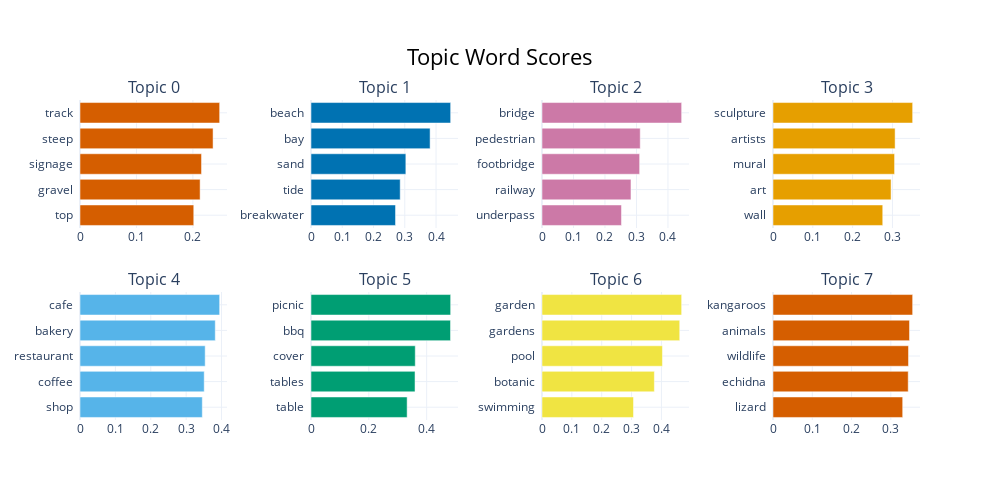

Write notebook code for a chart like this one.
### Code cell
topic_model.visualize_barchart()

### Figure 1 — Plotly figure (JSON) as saved in the notebook; plotly's stock layout.template omitted (floating-point values rounded to 4 significant figures)
{"data": [{"marker": {"color": "#D55E00"}, "orientation": "h", "type": "bar", "x": [0.2015, 0.2128, 0.2153, 0.2358, 0.2474], "xaxis": "x", "y": ["top  ", "gravel  ", "signage  ", "steep  ", "track  "], "yaxis": "y"}, {"marker": {"color": "#0072B2"}, "orientation": "h", "type": "bar", "x": [0.2703, 0.2853, 0.3034, 0.3809, 0.4467], "xaxis": "x2", "y": ["breakwater  ", "tide  ", "sand  ", "bay  ", "beach  "], "yaxis": "y2"}, {"marker": {"color": "#CC79A7"}, "orientation": "h", "type": "bar", "x": [0.2524, 0.2825, 0.3101, 0.312, 0.4435], "xaxis": "x3", "y": ["underpass  ", "railway  ", "footbridge  ", "pedestrian  ", "bridge  "], "yaxis": "y3"}, {"marker": {"color": "#E69F00"}, "orientation": "h", "type": "bar", "x": [0.2757, 0.2965, 0.3054, 0.3067, 0.3508], "xaxis": "x4", "y": ["wall  ", "art  ", "mural  ", "artists  ", "sculpture  "], "yaxis": "y4"}, {"marker": {"color": "#56B4E9"}, "orientation": "h", "type": "bar", "x": [0.3457, 0.3511, 0.3538, 0.3823, 0.3947], "xaxis": "x5", "y": ["shop  ", "coffee  ", "restaurant  ", "bakery  ", "cafe  "], "yaxis": "y5"}, {"marker": {"color": "#009E73"}, "orientation": "h", "type": "bar", "x": [0.3325, 0.3597, 0.3605, 0.4824, 0.4829], "xaxis": "x6", "y": ["table  ", "tables  ", "cover  ", "bbq  ", "picnic  "], "yaxis": "y6"}, {"marker": {"color": "#F0E442"}, "orientation": "h", "type": "bar", "x": [0.3065, 0.3764, 0.4035, 0.4613, 0.4678], "xaxis": "x7", "y": ["swimming  ", "botanic  ", "pool  ", "gardens  ", "garden  "], "yaxis": "y7"}, {"marker": {"color": "#D55E00"}, "orientation": "h", "type": "bar", "x": [0.3302, 0.3443, 0.345, 0.3476, 0.3556], "xaxis": "x8", "y": ["lizard  ", "echidna  ", "wildlife  ", "animals  ", "kangaroos  "], "yaxis": "y8"}], "layout": {"annotations": [{"font": {"size": 16}, "showarrow": false, "text": "Topic 0", "x": 0.0875, "xanchor": "center", "xref": "paper", "y": 1, "yanchor": "bottom", "yref": "paper"}, {"font": {"size": 16}, "showarrow": false, "text": "Topic 1", "x": 0.3625, "xanchor": "center", "xref": "paper", "y": 1, "yanchor": "bottom", "yref": "paper"}, {"font": {"size": 16}, "showarrow": false, "text": "Topic 2", "x": 0.6375, "xanchor": "center", "xref": "paper", "y": 1, "yanchor": "bottom", "yref": "paper"}, {"font": {"size": 16}, "showarrow": false, "text": "Topic 3", "x": 0.9125, "xanchor": "center", "xref": "paper", "y": 1, "yanchor": "bottom", "yref": "paper"}, {"font": {"size": 16}, "showarrow": false, "text": "Topic 4", "x": 0.0875, "xanchor": "center", "xref": "paper", "y": 0.4, "yanchor": "bottom", "yref": "paper"}, {"font": {"size": 16}, "showarrow": false, "text": "Topic 5", "x": 0.3625, "xanchor": "center", "xref": "paper", "y": 0.4, "yanchor": "bottom", "yref": "paper"}, {"font": {"size": 16}, "showarrow": false, "text": "Topic 6", "x": 0.6375, "xanchor": "center", "xref": "paper", "y": 0.4, "yanchor": "bottom", "yref": "paper"}, {"font": {"size": 16}, "showarrow": false, "text": "Topic 7", "x": 0.9125, "xanchor": "center", "xref": "paper", "y": 0.4, "yanchor": "bottom", "yref": "paper"}], "height": 500, "hoverlabel": {"bgcolor": "white", "font": {"family": "Rockwell", "size": 16}}, "showlegend": false, "title": {"font": {"color": "Black", "size": 22}, "text": "Topic Word Scores", "x": 0.5, "xanchor": "center", "yanchor": "top"}, "width": 1000, "xaxis": {"anchor": "y", "domain": [0, 0.175], "showgrid": true}, "xaxis2": {"anchor": "y2", "domain": [0.275, 0.45], "showgrid": true}, "xaxis3": {"anchor": "y3", "domain": [0.55, 0.725], "showgrid": true}, "xaxis4": {"anchor": "y4", "domain": [0.825, 1], "showgrid": true}, "xaxis5": {"anchor": "y5", "domain": [0, 0.175], "showgrid": true}, "xaxis6": {"anchor": "y6", "domain": [0.275, 0.45], "showgrid": true}, "xaxis7": {"anchor": "y7", "domain": [0.55, 0.725], "showgrid": true}, "xaxis8": {"anchor": "y8", "domain": [0.825, 1], "showgrid": true}, "yaxis": {"anchor": "x", "domain": [0.6, 1], "showgrid": true}, "yaxis2": {"anchor": "x2", "domain": [0.6, 1], "showgrid": true}, "yaxis3": {"anchor": "x3", "domain": [0.6, 1], "showgrid": true}, "yaxis4": {"anchor": "x4", "domain": [0.6, 1], "showgrid": true}, "yaxis5": {"anchor": "x5", "domain": [0, 0.4], "showgrid": true}, "yaxis6": {"anchor": "x6", "domain": [0, 0.4], "showgrid": true}, "yaxis7": {"anchor": "x7", "domain": [0, 0.4], "showgrid": true}, "yaxis8": {"anchor": "x8", "domain": [0, 0.4], "showgrid": true}}}
